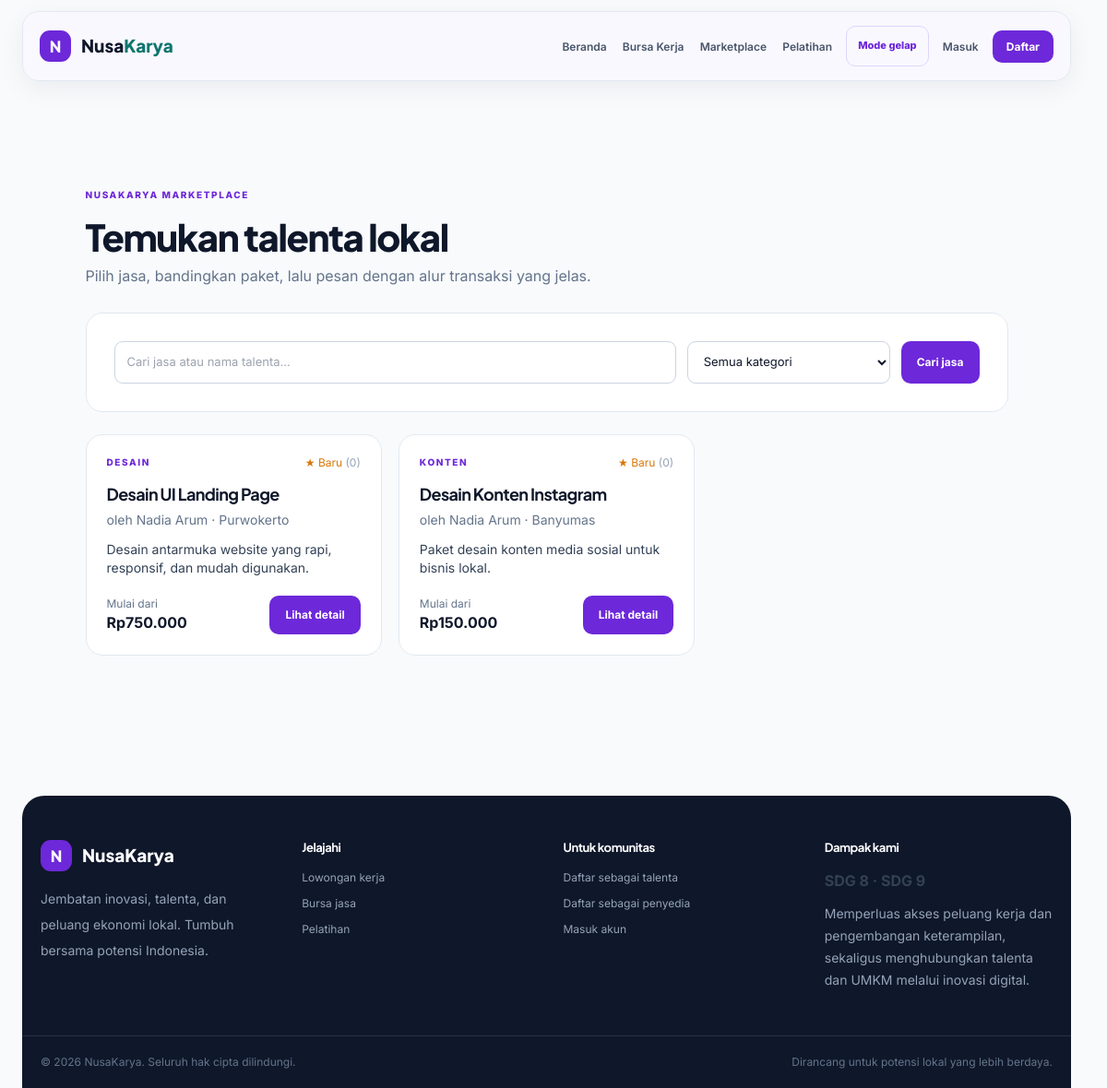
The page /marketplace.php on the database its author committed.
### tables this page shows
CREATE TABLE IF NOT EXISTS jasa (
  id BIGINT UNSIGNED AUTO_INCREMENT PRIMARY KEY,
  pekerja_id BIGINT UNSIGNED NOT NULL,
  nama_jasa VARCHAR(160) NOT NULL,
  kategori ENUM('Desain','Konten','Teknologi','Administrasi','Lainnya') NOT NULL DEFAULT 'Lainnya',
  lokasi VARCHAR(120) NOT NULL,
  harga_mulai DECIMAL(14,2) NOT NULL DEFAULT 0,
  deskripsi TEXT NOT NULL,
  created_at TIMESTAMP NOT NULL DEFAULT CURRENT_TIMESTAMP,
  CONSTRAINT fk_jasa_pekerja FOREIGN KEY (pekerja_id) REFERENCES users(id) ON DELETE CASCADE,
  INDEX idx_jasa_filter (kategori, lokasi)
);

CREATE TABLE IF NOT EXISTS users (
  id BIGINT UNSIGNED AUTO_INCREMENT PRIMARY KEY,
  nama VARCHAR(120) NOT NULL,
  email VARCHAR(160) NOT NULL UNIQUE,
  password VARCHAR(255) NOT NULL,
  role ENUM('admin','penyedia','pekerja') NOT NULL DEFAULT 'pekerja',
  telepon VARCHAR(25) DEFAULT NULL,
  lokasi VARCHAR(120) DEFAULT NULL,
  deskripsi TEXT DEFAULT NULL,
  skills TEXT DEFAULT NULL,
  is_verified TINYINT(1) NOT NULL DEFAULT 0,
  created_at TIMESTAMP NOT NULL DEFAULT CURRENT_TIMESTAMP,
  updated_at TIMESTAMP NULL DEFAULT NULL ON UPDATE CURRENT_TIMESTAMP,
  INDEX idx_users_role (role),
  INDEX idx_users_lokasi (lokasi)
);

### config/functions.php (called while the page is built, shortened)
<?php
function e(?string $value): string
{
    return htmlspecialchars((string) $value, ENT_QUOTES, "UTF-8");
}
function rupiah($value): string
{
    return "Rp" . number_format((float) $value, 0, ",", ".");
}

### config/koneksi.php (called while the page is built, shortened)
<?php
$host = 'localhost';
$db   = 'db_nusakarya';
$user = 'root';
$pass = '';
try {
    $mysqli = new mysqli($host, $user, $pass, $db);
    $mysqli->set_charset('utf8mb4');
    require_once __DIR__ . '/database.php';
    $pdo = new Database($mysqli);
} catch (mysqli_sql_exception $e) {
    error_log('Database connection error: ' . $e->getMessage());
    http_response_code(500);
    exit('Koneksi database gagal. Periksa konfigurasi di config/koneksi.php.');
}

### config/database.php (called while the page is built, shortened)
<?php
class Database
{
    private mysqli $connection;
    public function __construct(mysqli $connection) { $this->connection = $connection; }
    public function prepare(string $sql): DatabaseStatement
    {
        $parameterNames = [];
        $sql = preg_replace_callback(
            '/(?<!:):([a-zA-Z_][a-zA-Z0-9_]*)/',
            static function (array $match) use (&$parameterNames): string {
                $parameterNames[] = $match[1];
                return '?';
            },
            $sql
        );
        $statement = $this->connection->prepare($sql);
        return new DatabaseStatement($statement, null, $parameterNames);
    }
}
class DatabaseStatement
{
    private ?mysqli_stmt $statement;
    private ?mysqli_result $result;
    public function __construct(?mysqli_stmt $statement, ?mysqli_result $result = null, array $parameterNames = [])
    { $this->statement=$statement; $this->result=$result; $this->parameterNames=$parameterNames; }
    public function execute(array $params = []): bool
    {
        $this->result = null;
        if (!$this->statement->execute()) throw new mysqli_sql_exception($this->statement->error,$this->statement->errno);
        if ($this->statement->field_count>0) {
            $result=$this->statement->get_result();
            $this->result=$result;
        }
        return true;
    }
    public function fetchAll(): array { return $this->result instanceof mysqli_result?$this->result->fetch_all(MYSQLI_ASSOC):[]; }
}

### marketplace.php (the view, shortened to what this page needs)
<?php
require_once __DIR__ . '/config/koneksi.php';
$search = trim((string)($_GET['q'] ?? ''));
$params = [];
$sql = "SELECT j.*, u.nama AS nama_pekerja, u.lokasi AS lokasi_pekerja,
        (SELECT MIN(p.harga) FROM paket_jasa p WHERE p.jasa_id = j.id AND p.is_aktif = 1) AS harga_paket,
        (SELECT AVG(r.rating) FROM ulasan r WHERE r.jasa_id = j.id) AS rating,
        (SELECT COUNT(*) FROM ulasan r WHERE r.jasa_id = j.id) AS total_ulasan
        FROM jasa j
        JOIN users u ON u.id = j.pekerja_id
        WHERE j.status_publikasi = 'Aktif'";
$sql .= ' ORDER BY j.created_at DESC LIMIT 60';
$q = $pdo->prepare($sql);
$q->execute($params);
$items = $q->fetchAll();
require __DIR__ . '/includes/header.php';
?>
<main class="dashboard-main">
    <div class="flex flex-wrap items-end justify-between gap-4 mb-7">
        <div>
            <p class="eyebrow">NusaKarya Marketplace</p>
            <h1 class="dashboard-title">Temukan talenta lokal</h1>
            <p class="text-slate-500">Pilih jasa, bandingkan paket, lalu pesan dengan alur transaksi yang jelas.</p>
        </div>
    </div>
    <form class="dashboard-panel grid md:grid-cols-[1fr_220px_auto] gap-3 mb-6" method="get">
        <input class="form-control" name="q" placeholder="Cari jasa atau nama talenta..." value="<?= e($search) ?>">
        <select class="form-control" name="kategori">
            <option value="">Semua kategori</option>
        </select>
        <button class="btn-primary">Cari jasa</button>
    </form>
    <div class="card-grid">
        <?php foreach ($items as $x): ?>
            <article class="job-card">
                <div class="flex justify-between gap-2">
                    <span class="eyebrow"><?= e($x['kategori']) ?></span>
                    <span class="text-xs text-amber-600">★ <?= $x['rating'] ? number_format((float)$x['rating'], 1) : 'Baru' ?> <span class="text-slate-400">(<?= (int)$x['total_ulasan'] ?>)</span></span>
                </div>
                <h2 class="font-bold text-ink text-lg mt-3"><?= e($x['nama_jasa']) ?></h2>
                <p class="text-sm text-slate-500 mt-1">oleh <?= e($x['nama_pekerja']) ?> · <?= e($x['lokasi']) ?></p>
                <p class="text-sm mt-3 line-clamp-3"><?= e(mb_strimwidth($x['deskripsi'], 0, 150, '…')) ?></p>
                <div class="mt-5 flex justify-between items-center">
                    <div>
                        <p class="text-xs text-slate-500">Mulai dari</p>
                        <strong class="text-ink"><?= rupiah($x['harga_paket'] ?? $x['harga_mulai']) ?></strong>
                    </div>
                    <a class="btn-primary" href="<?= BASE_URL ?>/detail-jasa.php?id=<?= (int)$x['id'] ?>">Lihat detail</a>
                </div>
            </article>
        <?php endforeach; ?>
    </div>
</main>
<?php require __DIR__ . '/includes/footer.php'; ?>

### assets/css/style.css (style rules this page uses)
* { box-sizing: border-box; }
:root { --color-primary: #6d28d9; --color-accent: #047857; --color-neutral-1: #faf8ff; --color-neutral-2: #ddd6fe; --color-text: #1e1b4b; --color-dark-neutral: #17152d; --color-dark-neutral-2: #40386b; --color-dark-card: #252142; --color-dark-text: #faf8ff; }
html { scroll-behavior: smooth; scrollbar-gutter: stable; }
body { font-family: Inter, sans-serif; background: var(--color-neutral-1); color: var(--color-text); min-inline-size: 320px; overflow-x: clip; }
.stats-grid, .section-heading, .card-grid, .section > .max-w-6xl { inline-size: 100%; }
.section > .max-w-6xl, .footer > .max-w-6xl, .dashboard-main { width: min(1280px, 100%); max-width: 1280px !important; margin-inline: auto; }
.font-heading, h1, h2, h3 { font-family: "Plus Jakarta Sans", sans-serif; letter-spacing: -0.035em; }
.btn-primary { display: inline-flex; align-items: center; justify-content: center; gap: 8px; background: var(--color-primary); color: #fff !important; padding: 12px 17px; border-radius: 10px; font-size: 12px; font-weight: 700; transition: transform 300ms, background-color 300ms, box-shadow 300ms; }
.eyebrow { font-size: 10px; letter-spacing: 0.16em; font-weight: 800; color: var(--color-primary); text-transform: uppercase; }
.card-grid { display: grid; grid-template-columns: repeat(3, minmax(0, 1fr)); gap: 18px; }
.job-card { padding: 22px; border: 1px solid #e2e8f0; border-radius: 18px; background: white; transition: 0.2s; }
.form-control { width: 100%; border: 1px solid #cbd5e1; border-radius: 9px; padding: 12px 13px; font-size: 13px; color: #0f172a; background: white; outline: none; }
.dashboard-main { min-height: 65vh; padding-block: 64px; padding-inline: clamp(24px, 5vw, 64px); }
.dashboard-title { margin-top: 8px; color: #0f172a; font-size: clamp(28px, 4vw, 40px); font-weight: 800; }
.dashboard-panel { margin-top: 24px; padding: 24px; background: white; border: 1px solid #e2e8f0; border-radius: 18px; }
@media (prefers-reduced-motion: no-preference) { .dashboard-grid .surface-card, .card-grid .job-card, .stat-card { animation: dashboard-stagger 450ms both; } }
@media (prefers-reduced-motion: no-preference) { .dashboard-grid .surface-card:nth-child(2), .card-grid .job-card:nth-child(2), .stat-card:nth-child(2) { animation-delay: 60ms; } }
@media (prefers-reduced-motion: no-preference) { .dashboard-panel { animation: dashboard-stagger 500ms both; } }
.dashboard-main { width: min(1120px, calc(100% - 48px)); max-width: 1120px !important; margin: 52px auto 88px; }
.dashboard-panel { padding: clamp(20px, 3vw, 30px); margin-top: 26px; }

### rows shown on the page
jasa: kategori "DESAIN", total_ulasan "0", nama_jasa "Desain UI Landing Page", pekerja.nama "Nadia Arum", lokasi "Purwokerto", deskripsi "Desain antarmuka website yang rapi, responsif, dan mudah digunakan.", harga_mulai "Rp750.000"
jasa: kategori "KONTEN", total_ulasan "0", nama_jasa "Desain Konten Instagram", pekerja.nama "Nadia Arum", lokasi "Banyumas", deskripsi "Paket desain konten media sosial untuk bisnis lokal.", harga_mulai "Rp150.000"
